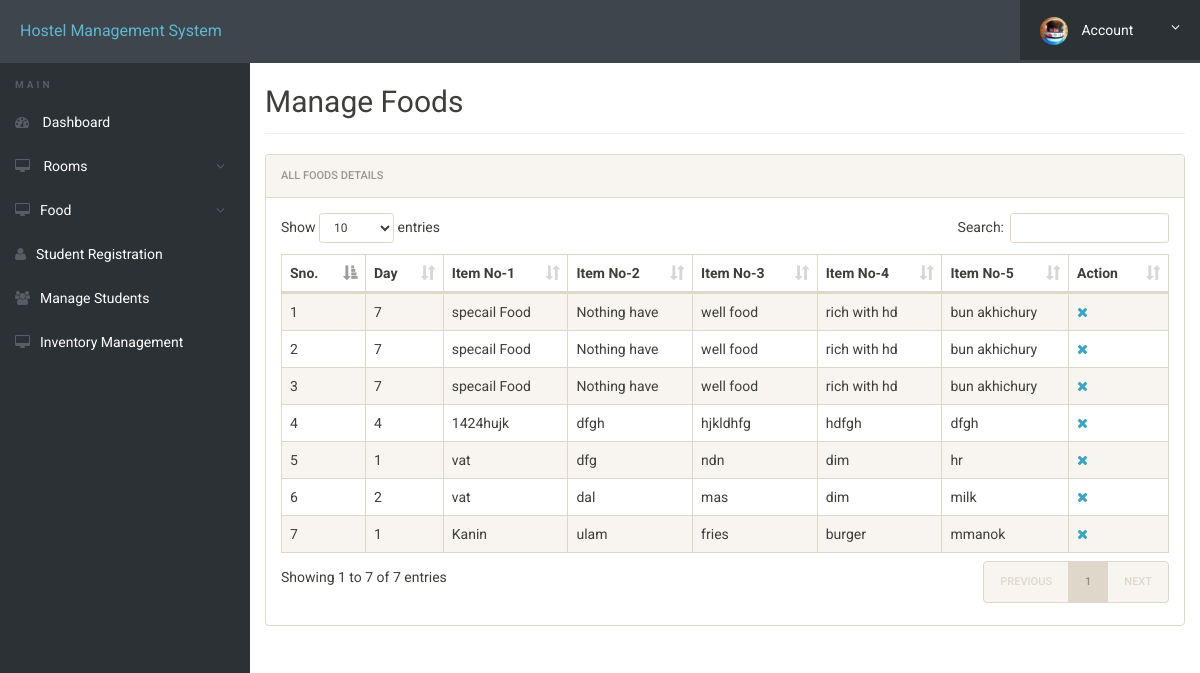
Page /admin/manage-food.php (signed in) on the committed database.
### tables this page shows
CREATE TABLE `foodmenu` (
  `id` int(11) NOT NULL,
  `day` int(11) NOT NULL,
  `it1` text NOT NULL,
  `it2` text NOT NULL,
  `it3` text NOT NULL,
  `it4` text NOT NULL,
  `it5` text NOT NULL
);

### admin/manage-food.php (the view, shortened to what this page needs)
<?php
include('includes/config.php');
?>
<!doctype html>
<html lang="en" class="no-js">
<head>
	<link rel="stylesheet" href="css/font-awesome.min.css">
	<link rel="stylesheet" href="css/bootstrap.min.css">
	<link rel="stylesheet" href="css/dataTables.bootstrap.min.css">
	<link rel="stylesheet" href="css/bootstrap-social.css">
	<link rel="stylesheet" href="css/bootstrap-select.css">
	<link rel="stylesheet" href="css/fileinput.min.css">
	<link rel="stylesheet" href="css/awesome-bootstrap-checkbox.css">
	<link rel="stylesheet" href="css/style.css">
</head>
<body>
	<?php include('includes/header.php');?>
	<div class="ts-main-content">
			<?php include('includes/sidebar.php');?>
		<div class="content-wrapper">
			<div class="container-fluid">
				<div class="row">
					<div class="col-md-12">
					<br><br>
						<h2 class="page-title">Manage Foods</h2>
						<div class="panel panel-default">
							<div class="panel-heading">All Foods Details</div>
							<div class="panel-body">
								<table id="zctb" class="display table table-striped table-bordered table-hover" cellspacing="0" width="100%">
									<thead>
										<tr>
											<th>Sno.</th>
											<th>Day</th>
											<th>Item No-1</th>
											<th>Item No-2</th>
											<th>Item No-3</th>
											<th>Item No-4</th>
											<th>Item No-5</th>
											<th>Action</th>
										</tr>
									</thead>
	<tbody>
				<?php
				$ret="select * from foodmenu";
				$stmt= $mysqli->prepare($ret) ;
				$stmt->execute() ;
				$res=$stmt->get_result();
				$cnt=1;
				while($row=$res->fetch_object())
					  {
					  	?>
				<tr><td><?php echo $cnt;;?></td>
				<td><?php echo $row->day;?></td>
				<td><?php echo $row->it1;?></td>
				<td><?php echo $row->it2;?></td>
				<td><?php echo $row->it3;?></td>
				<td><?php echo $row->it4;?></td>
				<td><?php echo $row->it5;?></td>
 				<td>
				<a href="manage-food.php?del=<?php echo $row->id;?>" onclick="return confirm("Do you want to delete");"><i class="fa fa-close"></i></a></td>
														</tr>
													<?php
				$cnt=$cnt+1;
													 } ?>
    </tbody>
								</table>
							</div>
						</div>
					</div>
				</div>
			</div>
		</div>
	</div>
</body>
</html>

### admin/css/style.css (style rules this page uses)
html { font-size: 14px; }
@media only screen and (min-width: 480px) { html { font-size: 17px; } }
@media only screen and (min-width: 768px) { html { font-size: 14px; } }
body { font-size: 1em; }
a { color: #37a6c4; }
.panel { overflow: hidden; }
.page-title { padding-bottom: 15px; margin-bottom: 20px; border-bottom: 1px solid #f0f0f0; }
.ts-main-content .content-wrapper { padding-top: 15px; margin-top: 10px; }
@media only screen and (min-width: 992px) { .ts-main-content .content-wrapper { margin-left: 250px; } }

### rows in the picture
foodmenu: day "7", it1 "specail Food", it2 "Nothing have", it3 "well food", it4 "rich with hd", it5 "bun akhichury"
foodmenu: day "7", it1 "specail Food", it2 "Nothing have", it3 "well food", it4 "rich with hd", it5 "bun akhichury"
foodmenu: day "7", it1 "specail Food", it2 "Nothing have", it3 "well food", it4 "rich with hd", it5 "bun akhichury"
foodmenu: day "4", it1 "1424hujk", it2 "dfgh", it3 "hjkldhfg", it4 "hdfgh", it5 "dfgh"
foodmenu: day "1", it1 "vat", it2 "dfg", it3 "ndn", it4 "dim", it5 "hr"
foodmenu: day "2", it1 "vat", it2 "dal", it3 "mas", it4 "dim", it5 "milk"
foodmenu: day "1", it1 "Kanin", it2 "ulam", it3 "fries", it4 "burger", it5 "mmanok"
